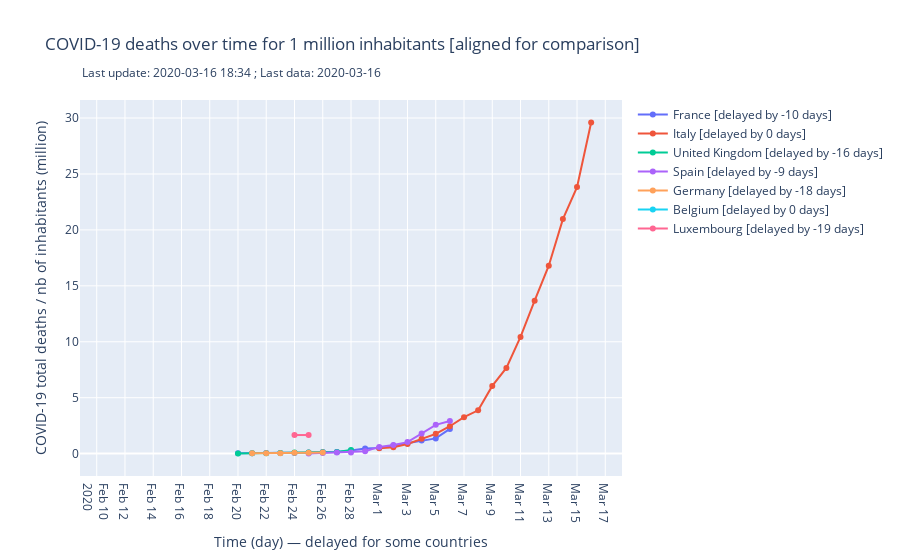

Source (notebook cell):
### Markdown cell above
### Total deaths for 1 million inhabitants [aligned]

### Code cell
import plotly.graph_objects as go
import plotly

fig = go.Figure()

last_d = 16
upset_ch = 1

for c in countries:
    offset = countries[c]['offset_deaths']
    offset2 = offset
    if offset==0: offset2 = 1
        
    pop = countries[c]['pop']
    offset = countries[c]['offset_deaths']
    if offset==0: offset2=-1
    fig.add_trace(go.Scatter(x = df_deaths['date'][-last_d-offset:], y=df_deaths[c][-last_d:]/pop,
                    mode='lines+markers',
                    name='{} [delayed by {} days]'.format(c, -offset)))
    

fig.update_layout(
    title="COVID-19 deaths over time for 1 million inhabitants [aligned for comparison]",
    xaxis_title="Time (day) — delayed for some countries",
    yaxis_title="COVID-19 total deaths / nb of inhabitants (million)",
    annotations = [dict(xref='paper',
        yref='paper',
        x=0, y=1.1,
        showarrow=False,
        text ='Last update: {} ; Last data: {}'.format(today, df_confirmed['date'].values[-1]))]
)

fig.update_xaxes(nticks = 30)

if upload:
    py.plot(fig, filename = 'deaths-aligned', auto_open=False)
#plotly.offline.plot(fig, filename = 'deaths_aligned.html', auto_open=False)
#py.iplot(fig, filename='covid_aligned.html')

if show:
    fig.show()

if export:  
    fig.write_image("images/deaths_per_1m_inhabitant_aligned.png", scale=8, width=1000, height=600)
print("> graph 5 built")

### Figure 1 — Plotly figure (JSON) as saved in the notebook; plotly's stock layout.template omitted (floating-point values rounded to 4 significant figures)
{"data": [{"mode": "lines+markers", "name": "France [delayed by -10 days]", "type": "scatter", "x": ["2020-02-20", "2020-02-21", "2020-02-22", "2020-02-23", "2020-02-24", "2020-02-25", "2020-02-26", "2020-02-27", "2020-02-28", "2020-02-29", "2020-03-01", "2020-03-02", "2020-03-03", "2020-03-04", "2020-03-05", "2020-03-06", "2020-03-07", "2020-03-08", "2020-03-09", "2020-03-10", "2020-03-11", "2020-03-12", "2020-03-13", "2020-03-14", "2020-03-15", "2020-03-16"], "y": [0.02986, 0.02986, 0.04478, 0.05971, 0.05971, 0.08957, 0.1343, 0.1493, 0.2836, 0.4478, 0.4926, 0.7165, 0.9106, 1.179, 1.358, 2.209]}, {"mode": "lines+markers", "name": "Italy [delayed by 0 days]", "type": "scatter", "x": ["2020-03-01", "2020-03-02", "2020-03-03", "2020-03-04", "2020-03-05", "2020-03-06", "2020-03-07", "2020-03-08", "2020-03-09", "2020-03-10", "2020-03-11", "2020-03-12", "2020-03-13", "2020-03-14", "2020-03-15", "2020-03-16"], "y": [0.4795, 0.5787, 0.8598, 1.323, 1.769, 2.447, 3.257, 3.869, 6.052, 7.655, 10.43, 13.67, 16.8, 20.97, 23.83, 29.6]}, {"mode": "lines+markers", "name": "United Kingdom [delayed by -16 days]", "type": "scatter", "x": ["2020-02-14", "2020-02-15", "2020-02-16", "2020-02-17", "2020-02-18", "2020-02-19", "2020-02-20", "2020-02-21", "2020-02-22", "2020-02-23", "2020-02-24", "2020-02-25", "2020-02-26", "2020-02-27", "2020-02-28", "2020-02-29", "2020-03-01", "2020-03-02", "2020-03-03", "2020-03-04", "2020-03-05", "2020-03-06", "2020-03-07", "2020-03-08", "2020-03-09", "2020-03-10", "2020-03-11", "2020-03-12", "2020-03-13", "2020-03-14", "2020-03-15", "2020-03-16"], "y": [null, null, null, null, null, null, 0.01505, 0.0301, 0.0301, 0.04515, 0.09031, 0.09031, 0.1204, 0.1505, 0.3161, null]}, {"mode": "lines+markers", "name": "Spain [delayed by -9 days]", "type": "scatter", "x": ["2020-02-21", "2020-02-22", "2020-02-23", "2020-02-24", "2020-02-25", "2020-02-26", "2020-02-27", "2020-02-28", "2020-02-29", "2020-03-01", "2020-03-02", "2020-03-03", "2020-03-04", "2020-03-05", "2020-03-06", "2020-03-07", "2020-03-08", "2020-03-09", "2020-03-10", "2020-03-11", "2020-03-12", "2020-03-13", "2020-03-14", "2020-03-15", "2020-03-16"], "y": [null, null, null, null, 0.02143, 0.06429, 0.1072, 0.1072, 0.2143, 0.6001, 0.7715, 1.029, 1.8, 2.572, 2.915, null]}, {"mode": "lines+markers", "name": "Germany [delayed by -18 days]", "type": "scatter", "x": ["2020-02-12", "2020-02-13", "2020-02-14", "2020-02-15", "2020-02-16", "2020-02-17", "2020-02-18", "2020-02-19", "2020-02-20", "2020-02-21", "2020-02-22", "2020-02-23", "2020-02-24", "2020-02-25", "2020-02-26", "2020-02-27", "2020-02-28", "2020-02-29", "2020-03-01", "2020-03-02", "2020-03-03", "2020-03-04", "2020-03-05", "2020-03-06", "2020-03-07", "2020-03-08", "2020-03-09", "2020-03-10", "2020-03-11", "2020-03-12", "2020-03-13", "2020-03-14", "2020-03-15", "2020-03-16"], "y": [null, null, null, null, null, null, null, null, null, 0.02416, 0.02416, 0.03624, 0.07247, 0.07247, 0.09663, null]}, {"mode": "lines+markers", "name": "Belgium [delayed by 0 days]", "type": "scatter", "x": ["2020-03-01", "2020-03-02", "2020-03-03", "2020-03-04", "2020-03-05", "2020-03-06", "2020-03-07", "2020-03-08", "2020-03-09", "2020-03-10", "2020-03-11", "2020-03-12", "2020-03-13", "2020-03-14", "2020-03-15", "2020-03-16"], "y": [null, null, null, null, null, null, null, null, null, null, null, null, null, null, null, null]}, {"mode": "lines+markers", "name": "Luxembourg [delayed by -19 days]", "type": "scatter", "x": ["2020-02-11", "2020-02-12", "2020-02-13", "2020-02-14", "2020-02-15", "2020-02-16", "2020-02-17", "2020-02-18", "2020-02-19", "2020-02-20", "2020-02-21", "2020-02-22", "2020-02-23", "2020-02-24", "2020-02-25", "2020-02-26", "2020-02-27", "2020-02-28", "2020-02-29", "2020-03-01", "2020-03-02", "2020-03-03", "2020-03-04", "2020-03-05", "2020-03-06", "2020-03-07", "2020-03-08", "2020-03-09", "2020-03-10", "2020-03-11", "2020-03-12", "2020-03-13", "2020-03-14", "2020-03-15", "2020-03-16"], "y": [null, null, null, null, null, null, null, null, null, null, null, null, null, 1.661, 1.661, null]}], "layout": {"annotations": [{"showarrow": false, "text": "Last update: 2020-03-16 18:34 ; Last data: 2020-03-16", "x": 0, "xref": "paper", "y": 1.1, "yref": "paper"}], "title": {"text": "COVID-19 deaths over time for 1 million inhabitants [aligned for comparison]"}, "xaxis": {"nticks": 30, "title": {"text": "Time (day) — delayed for some countries"}}, "yaxis": {"title": {"text": "COVID-19 total deaths / nb of inhabitants (million)"}}}}
